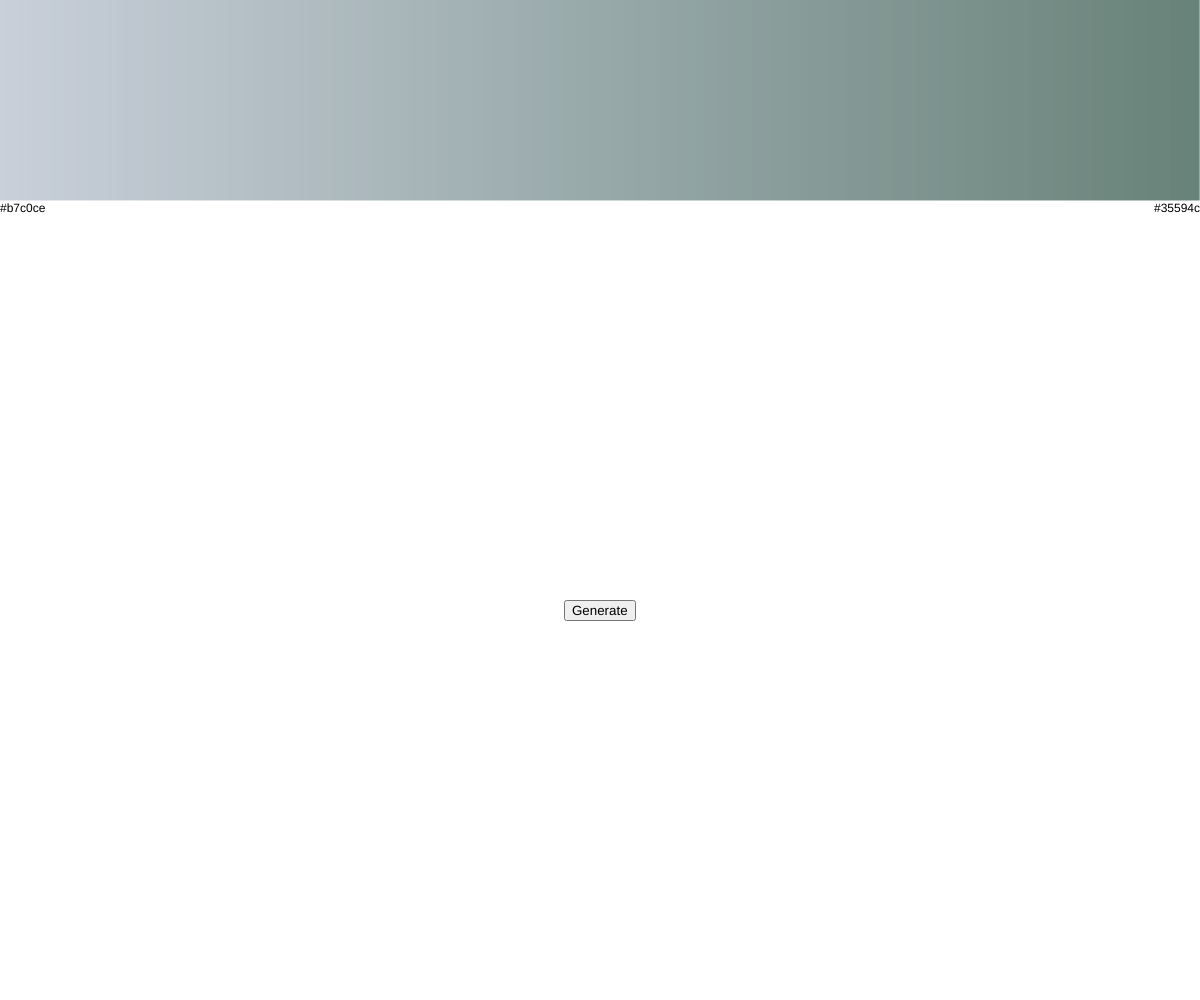
Frame 1 (no input)
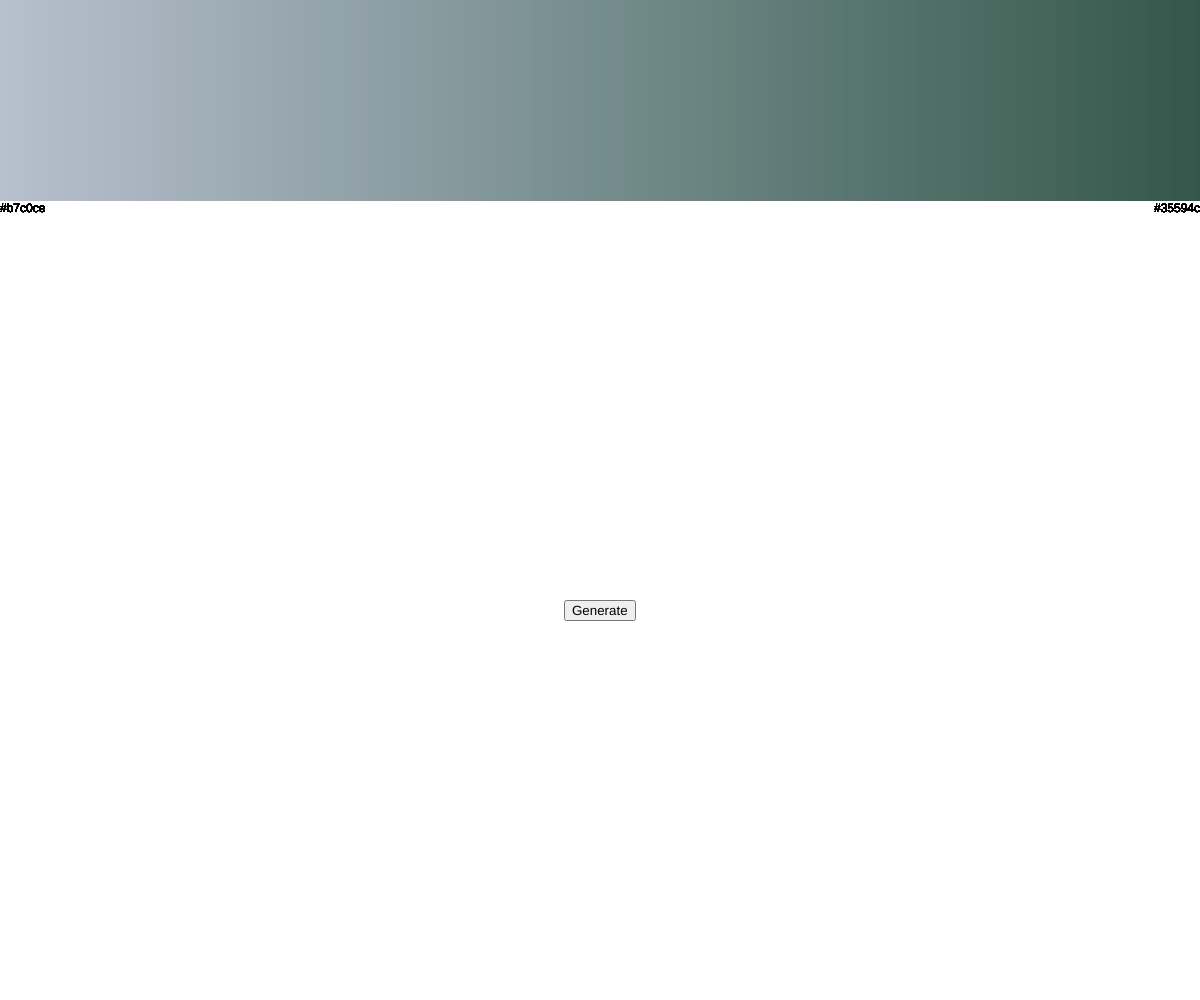
Frame 60 (no input)
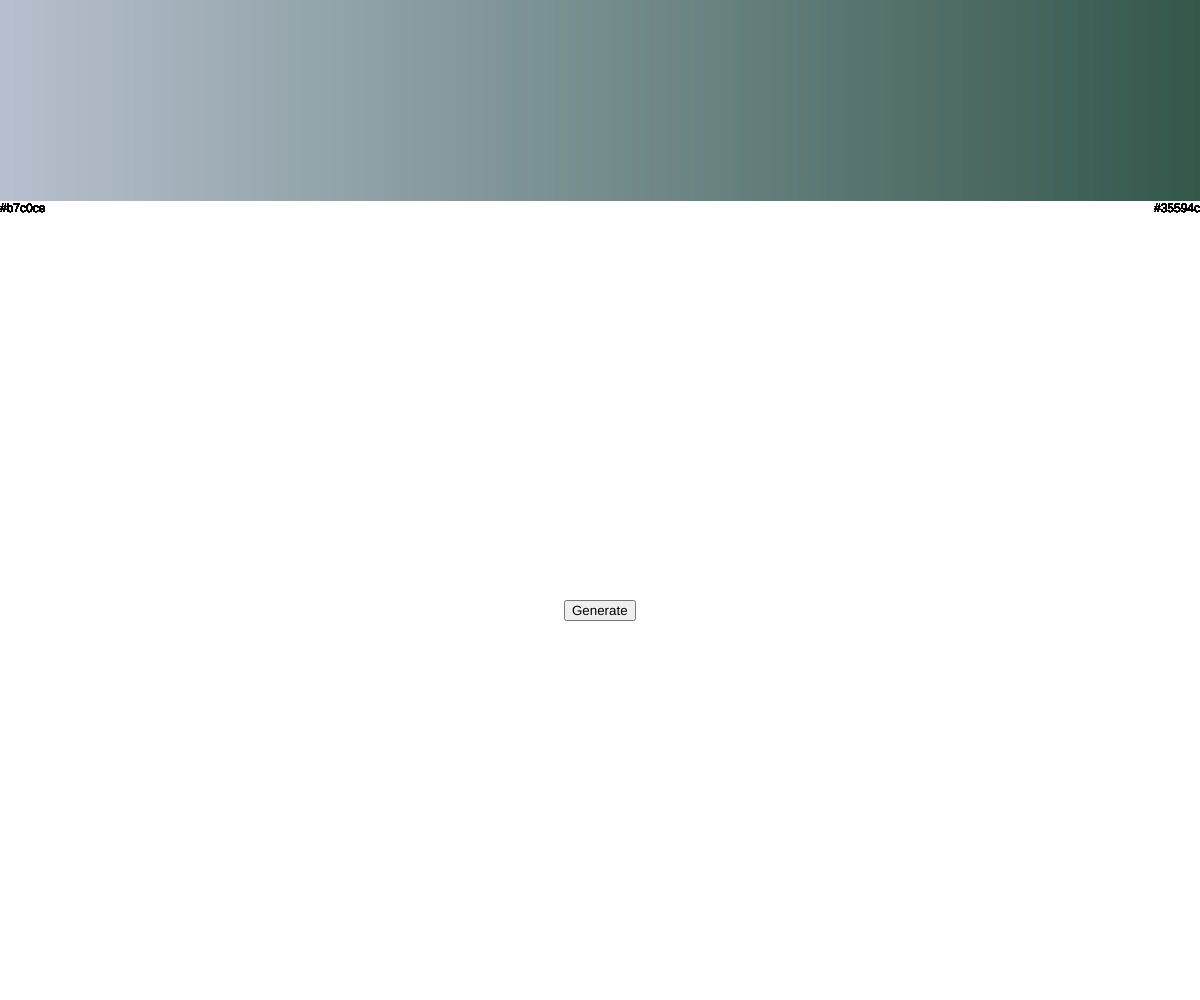
Frame 120 (the mouse pressed at the canvas centre since frame 60)

The p5.js sketch that drew these frames (run headless with seeded random() and noise() and a simulated clock; from frame 60 on, the mouse is pressed at the canvas centre):

// p5.js sketch
// ── sketch.js
let button;

function setup() {
  createCanvas(windowWidth, windowHeight);
  //translate(width/2, height/2);
  
  button = createButton('Generate');
  buttonWidth = (button.size().width);
  button.position(width*0.5-(buttonWidth*0.5), height*0.6);
  button.mousePressed(generate);
  
  r1 = round(random(256));
  r2 = round(random(256));
  g1 = round(random(256));
  g2 = round(random(256));
  b1 = round(random(256));
  b2 = round(random(256));
  
  rdif = r2-r1;
  gdif = g2-g1;
  bdif = b2-b1;
  
  rrate=width/rdif;
  grate=width/gdif;
  brate=width/bdif;
}


function generate() {
  clear();
  r1 = round(random(256));
  r2 = round(random(256));
  g1 = round(random(256));
  g2 = round(random(256));
  b1 = round(random(256));
  b2 = round(random(256));
  
  rdif = r2-r1;
  gdif = g2-g1;
  bdif = b2-b1;
  
  rrate=width/rdif;
  grate=width/gdif;
  brate=width/bdif;
}


function draw() {
  for(let i=0; i<width; i++) {
    r = r1 + i/rrate;
    g = g1 + i/grate;
    b = b1 + i/brate;
    stroke(r,g,b);
    line(i,0,i,height/5);
  }
  /**
  let start = '(' + r1.toFixed() + ', ' + g1.toFixed() + ', ' + b1.toFixed() +')';
  let end = '(' + r2.toFixed() + ', ' + g2.toFixed() + ', ' + b2.toFixed() +')';
  **/
  
  let start = rgbToHex(r1, g1, b1);
  let end = rgbToHex(r2, g2, b2);
  
  noStroke();
  textSize(12);
  textAlign(LEFT);
  text(start, 0, height/5 + 12);
  textAlign(RIGHT);
  text(end, width, height/5 + 12);
  
}

function componentToHex(c) {
  var hex = c.toString(16);
  return hex.length == 1 ? "0" + hex : hex;
}

function rgbToHex(r, g, b) {
  return "#" + componentToHex(r) + componentToHex(g) + componentToHex(b);
}
